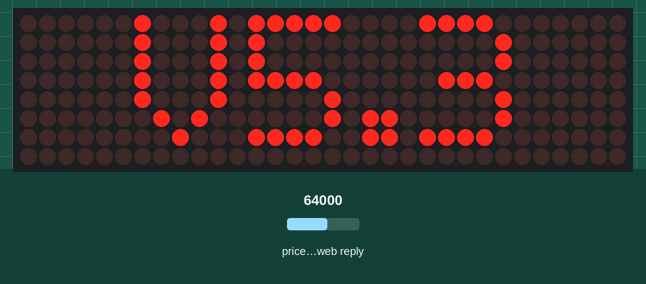
Recording of a sketch running on a simulated ESP8266 (NodeMCU). Shown: 32×8 LED matrix. The inputs (shaded band) are chosen by the test bench; at power-on: price in the web reply 64000. WiFi joins after 1.5 s; servers stay silent unless stated; web services answer with replies made up by the test bench; what the sketch prints to the serial monitor is not drawn.

Above: at 7.7 s.
At 14.4 s:
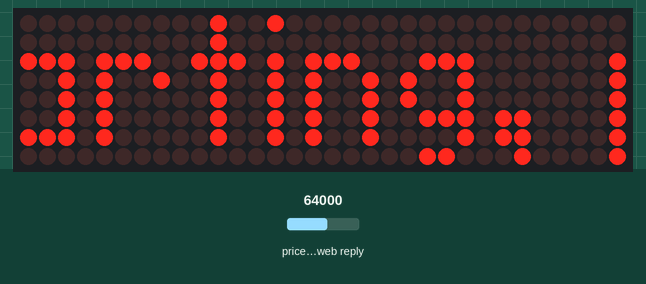
At 21.1 s:
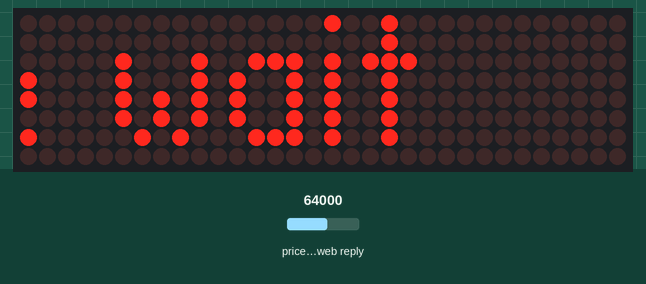
At 27.8 s:
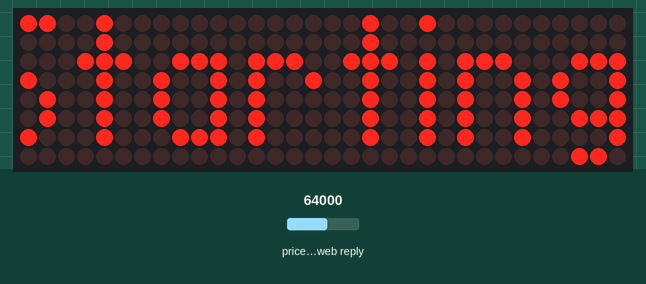
At 34.5 s:
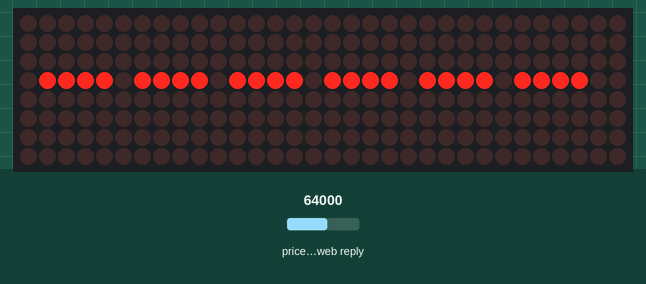
At 39.92 s:
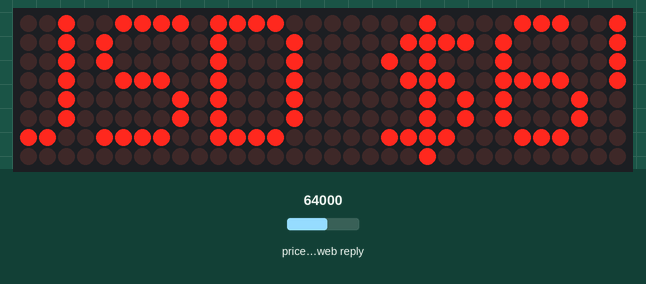

Measured:
- what the display in image 0 shows lasts 1.5 s, from 7.7 s to 9.2 s
- what the display in image 4 shows lasts 1.3 s, from 34.5 s to 35.8 s

The sketch:

Bitcoin_Tracker_And_Clock_V5.3.ino
```cpp
/*
 Bitcoin Tracker and Clock V5.3
 Robert James Hastings
 Github CountZero1066
   ###############################################################
   #                 Bitcoin Tracker & Clock                     #
   #                                                             #
   #      Intended for use with the ESPIRIFF Systems ESP8266     #
   #      and the AZDelivery MAX7219 LED Dot Matrix Display      #
   #      (8 x 32). Can be adapted for more than 4 units,        #
   #      important for when Bitcoin exceeds $100,000.           #
   #      Current version will display time and date on          #
   #      the hour and every quarter hour                        #
   #                                                             #
   ###############################################################

	Version detail: Includes adjustments for DST. Increments hour + 1 between 1 April and 31 October
*/
//-------------------------------------------------------------------------------------------
#include <MD_Parola.h>
#include <MD_MAX72xx.h>
#include <SPI.h>
#include <ESP8266WiFi.h>
#include <ArduinoJson.h>

#define HARDWARE_TYPE MD_MAX72XX::FC16_HW
#define MAX_DEVICES 4
#define CLK_PIN 14 // or SCK
#define DATA_PIN 13 // or MOSI
#define CS_PIN 15 // or SS

MD_Parola myDisplay = MD_Parola(HARDWARE_TYPE, CS_PIN, MAX_DEVICES);
DynamicJsonDocument jsonDoc(1024); // Adjust the size as needed

String jsonAnswer; // Declaration for the JSON data variable
const char* ssid     = "Network name";
const char* password = "Password";
float price;
String new_hour, priceString;
bool pulse_brightness = true;
String previous_non_zero_price = "JSON NOT FOUND";
String previous_non_zero_time_and_date = "JSON NOT FOUND";
String previous_non_zero_time_24 = "JSON NOT FOUND";
int previous_non_zero_hour, current_hour;

// Function prototypes
String getBitcoinPriceUSD();
String getCurrentTime();
String getCurrentDate();
bool isOnHourOrQuarter(String time);
void Display_Scroll_Text(String text_to_scroll, int timedelay);
void Pulse_Display_Brightness();
void Get_JSON_Data();
//-------------------------------------------------------------------------------------------
//Setup
//-------------------------------------------------------------------------------------------
void setup() {
  Serial.begin(115200);
  delay(250);

  myDisplay.begin();
  myDisplay.setIntensity(0);
  myDisplay.displayClear();
  delay(1000);

  myDisplay.setTextAlignment(PA_CENTER);
  myDisplay.setInvert(false);

  myDisplay.print("V5.3");
  Pulse_Display_Brightness();
  myDisplay.setIntensity(5);
  delay(50);

   WiFi.begin(ssid, password);

    while (WiFi.status() != WL_CONNECTED) {
      delay(500);
      Serial.print(".");
    }

  Serial.println("");
  Serial.println("WiFi connected");
  Serial.println("IP address: ");
  Serial.println(WiFi.localIP());

  myDisplay.setInvert(false);
  Display_Scroll_Text("Starting, please wait", 20);
  myDisplay.displayClear();
  myDisplay.setTextAlignment(PA_CENTER);
  myDisplay.setInvert(false);
  myDisplay.print("------");
}
//-------------------------------------------------------------------------------------------
//Main Loop
//-------------------------------------------------------------------------------------------
void loop() {
  Get_JSON_Data();
  myDisplay.displayClear();
  Display_Scroll_Text("USD $" + getBitcoinPriceUSD(), 24);
  myDisplay.displayClear();
  myDisplay.print(getBitcoinPriceUSD());
  delay(1000);
  myDisplay.setTextAlignment(PA_CENTER);
  myDisplay.print(getBitcoinPriceUSD());
  if (isOnHourOrQuarter(getCurrentTime())) {
    Display_Scroll_Text(getCurrentDate(), 65);
  }
  myDisplay.displayClear();
  myDisplay.print(getCurrentTime());
  Pulse_Display_Brightness();
  delay(250);
}
//-------------------------------------------------------------------------------------------
// Extract Bitcoin price
//-------------------------------------------------------------------------------------------

String getBitcoinPriceUSD() {
  int priceInt = static_cast<int>(jsonDoc["bpi"]["USD"]["rate_float"].as<float>());
  return String(priceInt);
}
//-------------------------------------------------------------------------------------------
//Extract Time
//-------------------------------------------------------------------------------------------
String getCurrentTime() {
  // Parse the JSON data
  const size_t bufferSize = JSON_OBJECT_SIZE(1) + JSON_OBJECT_SIZE(2) + JSON_OBJECT_SIZE(3) + JSON_OBJECT_SIZE(4) + 210;
  DynamicJsonDocument doc(bufferSize);
  deserializeJson(doc, jsonAnswer);

  // Extract the updatedISO time string
  String isoTime = doc["time"]["updatedISO"];

  // Adjust for daylight saving time
  isoTime = adjustForDST(isoTime);

  // Extract and format the time part with offset consideration (without seconds and timezone info)
  String timePart = isoTime.substring(0, 5); // Extract hh:mm part

  // Print the extracted time for debugging
  Serial.print("Extracted Time: ");
  Serial.println(timePart);

  return timePart;
}
//-------------------------------------------------------------------------------------------
//Check for adjusting night time brightness
//-------------------------------------------------------------------------------------------
bool nighttimebrightness(String time) {
  // Extract the hour part of the time
  int hour = time.substring(0, 2).toInt();

  // Check if the hour is between 01 and 07 (inclusive)
  if (hour >= 1 && hour <= 7){
    pulse_brightness = false;
    return true;
  }
  else{
    pulse_brightness = true;
    return false;
  }
}
//-------------------------------------------------------------------------------------------
//Adjust time for daylight saving
//-------------------------------------------------------------------------------------------
String adjustForDST(String time) {
  Serial.print("Time String: ");
  Serial.println(time);

  // Extract the month
  String monthString = time.substring(5, 7); // Extract characters at positions 5 and 6
  int month = monthString.toInt();

  // Extract the day
  String dayString = time.substring(8, 10); // Extract characters at positions 8 and 9
  int day = dayString.toInt();

  // Print month and day for debugging
  Serial.print("Month: ");
  Serial.println(monthString);
  Serial.print("Day: ");
  Serial.println(dayString);

  // If the month is between April and October (inclusive), and the day is not the last day of the month, adjust for daylight saving time
  if (month >= 4 && month <= 10 && day != 31) {
    int hours = time.substring(11, 13).toInt(); // Extract characters at positions 11 and 12 for hours
    hours = (hours + 1) % 24; // Add one hour for DST
    time = (hours < 10 ? "0" : "") + String(hours) + time.substring(13); // Reconstruct the time string with adjusted hours
  }

  return time;
}
//-------------------------------------------------------------------------------------------
//Extract Date
//-------------------------------------------------------------------------------------------
String getCurrentDate() {
  // Extract and return the date part
  String updatedTime = jsonDoc["time"]["updated"].as<String>();
  return updatedTime.substring(0, updatedTime.indexOf(',') + 6);
}
//-------------------------------------------------------------------------------------------
// Check if the time is either on the hour or the quarter-hour
//-------------------------------------------------------------------------------------------
bool isOnHourOrQuarter(String time) {
  // Extract the minute part of the time
  String minutePart = time.substring(3);
  return (minutePart == "00" || minutePart == "15" || minutePart == "30" || minutePart == "45");
}
//-------------------------------------------------------------------------------------------
//Scroll Text
//-------------------------------------------------------------------------------------------
void Display_Scroll_Text(String text_to_scroll, int timedelay) {
  const char* x = text_to_scroll.c_str();
  myDisplay.displayClear();
  delay(50);
  myDisplay.displayText(x, PA_CENTER, 100, 0, PA_SCROLL_LEFT, PA_SCROLL_LEFT);
  int charlen = text_to_scroll.length() * timedelay;
  for (int i = 0; i < charlen; ++i) {
    delay(10);
    if (myDisplay.displayAnimate()) {
      myDisplay.displayReset();
    }
    delay(50);
  }
}
//-------------------------------------------------------------------------------------------
//Pulse the brightness of the display up and down
//-------------------------------------------------------------------------------------------
void Pulse_Display_Brightness() {
  if (pulse_brightness) {
    int n;
    myDisplay.setIntensity(0);
    for (n = 0; n < 14; ++n) {
      myDisplay.setIntensity(n);
      delay(200);
    }
    for (n = 14; n > 1; --n) {
      myDisplay.setIntensity(n);
      delay(200);
    }
    for (n = 0; n < 5; ++n) {
      myDisplay.setIntensity(n);
      delay(200);
    }
    myDisplay.setIntensity(5);
  } else {
    delay(2000);
  }
}
//-------------------------------------------------------------------------------------------
//Retrieve JSON data from API
//-------------------------------------------------------------------------------------------
void Get_JSON_Data() {
  const int maxRetries = 5;
  int retryCount = 0;

  while (retryCount <= maxRetries) {
    WiFiClient client;
    const int httpPort = 80;

    if (!client.connect("api.coindesk.com", httpPort)) {
      Serial.println("Connection failed, retrying...");
      retryCount++;
      delay(1000); // Wait for a moment before retrying
      continue;
    }

    client.print(String("GET ") + "/v1/bpi/currentprice.json" + " HTTP/1.1\r\n" +
                 "Host: " + "api.coindesk.com" + "\r\n" +
                 "Connection: close\r\n\r\n");
    delay(50);

    String answer;
    while (client.available()) {
      String line = client.readStringUntil('\r');
      answer += line;
    }

    client.stop();

    for (int i = 0; i < answer.length(); i++) {
      if (answer[i] == '{') {
        int jsonIndex = i;
        jsonAnswer = answer.substring(jsonIndex);

        // Parse JSON once and reuse the document
        deserializeJson(jsonDoc, jsonAnswer);
        return; // JSON successfully retrieved, exit the function
      }
    }

    Serial.println("Failed to retrieve JSON, retrying...");
    retryCount++;
    delay(1000); // Wait for a moment before retrying
  }

  Serial.println("Maximum retry count reached, giving up.");
}
```
